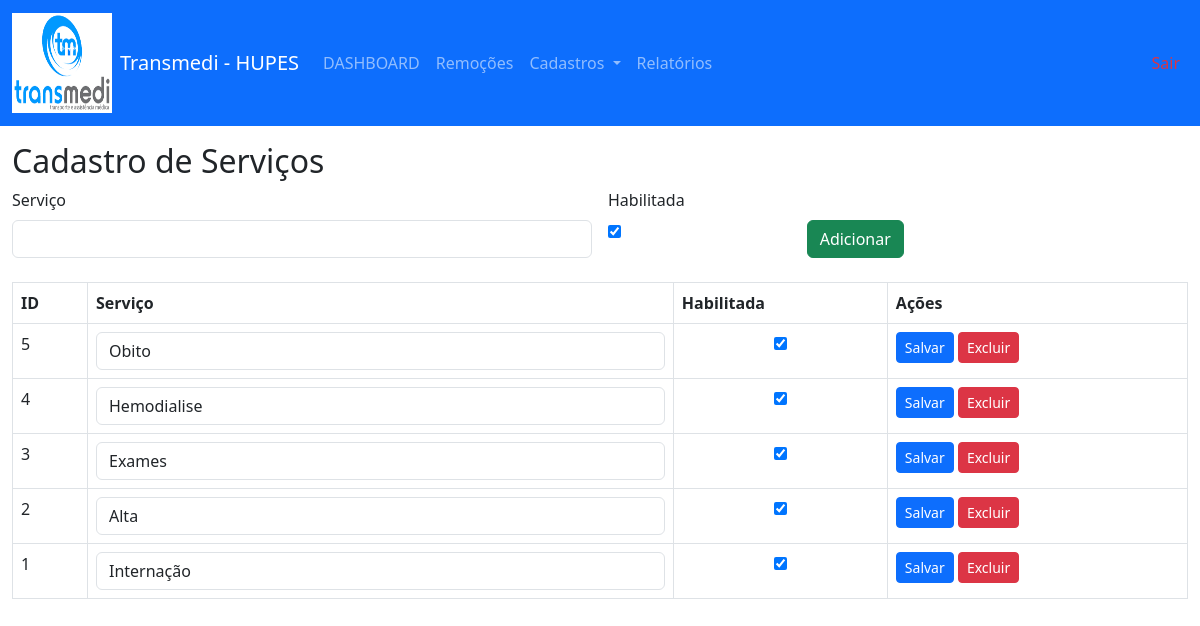
Page /modelo/crud_servico.php (signed in) on the committed database.
### tables this page shows
CREATE TABLE `servico` (
  `id` int NOT NULL AUTO_INCREMENT,
  `servico` varchar(100) NOT NULL,
  `habilitada` tinyint(1) DEFAULT '1',
  PRIMARY KEY (`id`)
);

### modelo/crud_servico.php (the view, shortened to what this page needs)
<?php
    include '../db.php';
$resultado = mysqli_query($conn, "SELECT * FROM servico ORDER BY id DESC");
   include '../header.php';
?>
<body >
  <h2>Cadastro de Serviços</h2>
  <form method="post" class="row g-3 mb-4">
    <div class="col-md-6">
      <label class="form-label">Serviço</label>
      <input type="text" name="servico" class="form-control" required>
    </div>
    <div class="col-md-2">
      <label class="form-label d-block">Habilitada</label>
      <input type="checkbox" name="habilitada" checked>
    </div>
    <div class="col-md-4 d-flex align-items-end">
      <button type="submit" class="btn btn-success">Adicionar</button>
    </div>
  </form>
  <table class="table table-bordered">
    <thead>
      <tr>
        <th>ID</th>
        <th>Serviço</th>
        <th>Habilitada</th>
        <th>Ações</th>
      </tr>
    </thead>
    <tbody>
      <?php while($row = mysqli_fetch_assoc($resultado)): ?>
        <tr>
          <form method="post">
            <td><?= $row['id'] ?></td>
            <td>
              <input type="text" name="servico" value="<?= htmlspecialchars($row['servico']) ?>" class="form-control">
            </td>
            <td class="text-center">
              <input type="checkbox" name="habilitada" <?= $row['habilitada'] ? 'checked' : '' ?>>
            </td>
            <td>
              <button class="btn btn-primary btn-sm">Salvar</button>
              <a href="?excluir=<?= $row['id'] ?>" class="btn btn-danger btn-sm" onclick="return confirm('Excluir este serviço?')">Excluir</a>
            </td>
          </form>
        </tr>
      <?php endwhile; ?>
    </tbody>
  </table>
</body>
</html>

### rows in the picture
servico: id "5", servico "Obito", habilitada "☑"
servico: id "4", servico "Hemodialise", habilitada "☑"
servico: id "3", servico "Exames", habilitada "☑"
servico: id "2", servico "Alta", habilitada "☑"
servico: id "1", servico "Internação", habilitada "☑"
